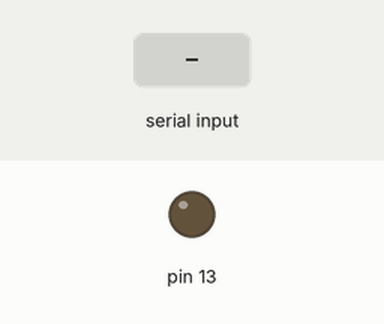
This sketch was run on a simulated Arduino Uno, built with avr-gcc and run on an emulated ATmega328P. Parts: output pins drawn as LEDs (lit = HIGH). The test bench sets the inputs (shaded band).

Above: at 1.2 s.
1.3 s: "1" received over Serial
At 1.7 s:
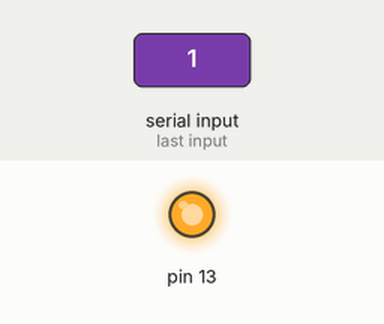
2.8 s: "0" received over Serial
At 4.1 s:
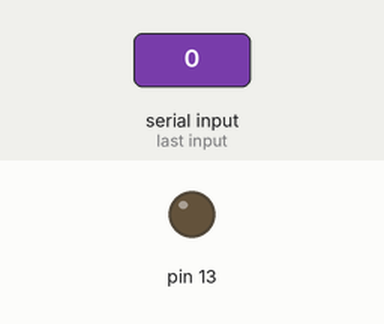
Timing chart, 0 to 5.8 s (numbered marks = the images above; inputs shaded):
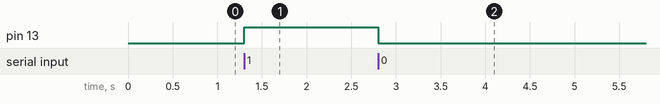

Measured:
- after the input at 1.3 s, pin 13: LOW → HIGH at once
- after the input at 2.8 s, pin 13: HIGH → LOW at once

The sketch:

Basic_Light_Switch.ino
```cpp
/****************************************************
 * Light Switch                                     *
 * Written by Billy Snyder for public domain        *
 *                                                  *
 * A simple program to test a serial connection     *
 * for use with test.py to test a basic tkinter GUI *
 *                                                  *
 * Setup:                                           *
 *  Put an LED in Arduino Pin 13 and ground         *
 *                                                  *
 ****************************************************/


char light_status = '1';

void setup() {
  // Set pin 13 to output and start a serial connection
  pinMode(13, OUTPUT);
  Serial.begin(9600);
}

void loop() {
  if(Serial.available() > 0)
  {
    //Store the serial data in a char.
    light_status = Serial.read();
    if(light_status == '1')
    {
      digitalWrite(13, HIGH);
    }

    else if(light_status == '0')
    {
      digitalWrite(13, LOW);
    }
  }
}
```
